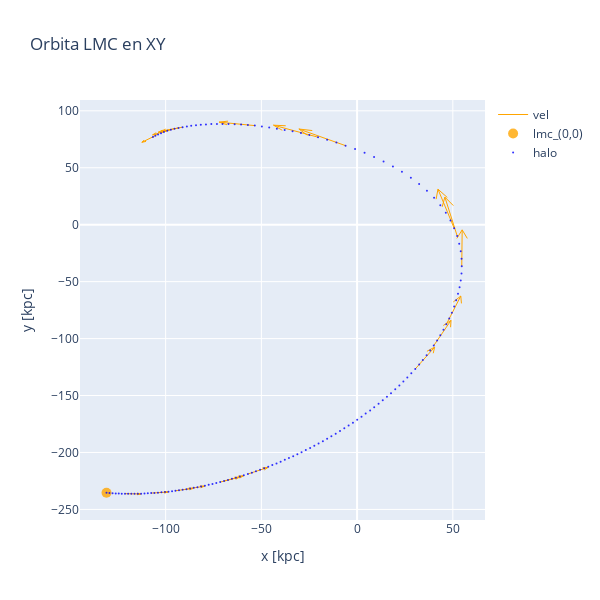
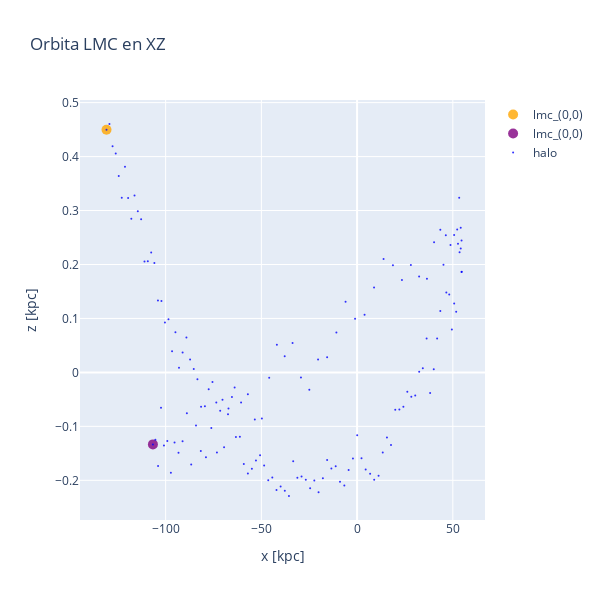
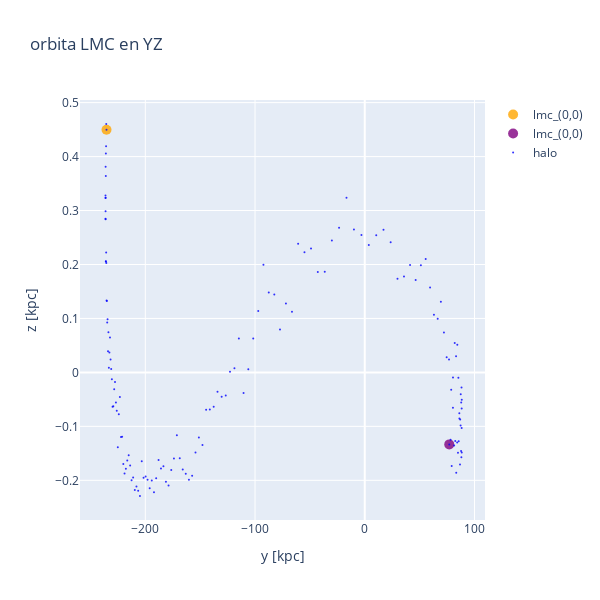

Notebook code cell kept with these figures, in order:
### Code cell
pl.trajectory_LMC(rel_lmc,rel_lmc,20, 'xy')
pl.trajectory_LMC(rel_lmc,rel_lmc,20, 'xz')
pl.trajectory_LMC(rel_lmc,rel_lmc,20, 'yz')

### Figure 1 — Plotly figure (JSON) as saved in the notebook; plotly's stock layout.template omitted (floating-point values rounded to 4 significant figures; data arrays with more than 128 entries replaced by an {"elided": "..."} marker saying what was removed)
{"data": [{"line": {"width": 1}, "marker": {"color": "orange", "size": 5}, "mode": "lines", "name": "vel", "type": "scatter", "x": {"elided": "140 float values"}, "y": {"elided": "140 float values"}}, {"marker": {"color": "orange", "opacity": 0.8, "size": 10}, "mode": "markers", "name": "lmc_(0,0)", "type": "scatter", "x": [-130.9], "y": [-235.4]}, {"marker": {"color": "blue", "opacity": 0.8, "size": 2}, "mode": "markers", "name": "halo", "type": "scatter", "x": {"elided": "151 float values"}, "y": {"elided": "151 float values"}}], "layout": {"autosize": false, "height": 600, "hovermode": "closest", "title": {"text": "Orbita LMC en XY"}, "width": 600, "xaxis": {"scaleanchor": "x", "scaleratio": 1, "title": {"text": "x [kpc]"}}, "yaxis": {"scaleanchor": "y", "scaleratio": 1, "title": {"text": "y [kpc]"}}}}

### Figure 2 — Plotly figure (JSON) as saved in the notebook; plotly's stock layout.template omitted (floating-point values rounded to 4 significant figures; data arrays with more than 128 entries replaced by an {"elided": "..."} marker saying what was removed)
{"data": [{"marker": {"color": "orange", "opacity": 0.8, "size": 10}, "mode": "markers", "name": "lmc_(0,0)", "type": "scatter", "x": [-130.9], "y": [0.4496]}, {"marker": {"color": "purple", "opacity": 0.8, "size": 10}, "mode": "markers", "name": "lmc_(0,0)", "type": "scatter", "x": [-106.6], "y": [-0.1334]}, {"marker": {"color": "blue", "opacity": 0.8, "size": 2}, "mode": "markers", "name": "halo", "type": "scatter", "x": {"elided": "151 float values"}, "y": {"elided": "151 float values"}}], "layout": {"autosize": false, "height": 600, "title": {"text": "Orbita LMC en XZ"}, "width": 600, "xaxis": {"scaleanchor": "x", "scaleratio": 1, "title": {"text": "x [kpc]"}}, "yaxis": {"scaleanchor": "y", "scaleratio": 1, "title": {"text": "z [kpc]"}}}}

### Figure 3 — Plotly figure (JSON) as saved in the notebook; plotly's stock layout.template omitted (floating-point values rounded to 4 significant figures; data arrays with more than 128 entries replaced by an {"elided": "..."} marker saying what was removed)
{"data": [{"marker": {"color": "orange", "opacity": 0.8, "size": 10}, "mode": "markers", "name": "lmc_(0,0)", "type": "scatter", "x": [-235.4], "y": [0.4496]}, {"marker": {"color": "purple", "opacity": 0.8, "size": 10}, "mode": "markers", "name": "lmc_(0,0)", "type": "scatter", "x": [77.01], "y": [-0.1334]}, {"marker": {"color": "blue", "opacity": 0.8, "size": 2}, "mode": "markers", "name": "halo", "type": "scatter", "x": {"elided": "151 float values"}, "y": {"elided": "151 float values"}}], "layout": {"autosize": false, "height": 600, "title": {"text": "orbita LMC en YZ"}, "width": 600, "xaxis": {"scaleanchor": "x", "scaleratio": 1, "title": {"text": "y [kpc]"}}, "yaxis": {"scaleanchor": "y", "scaleratio": 1, "title": {"text": "z [kpc]"}}}}
